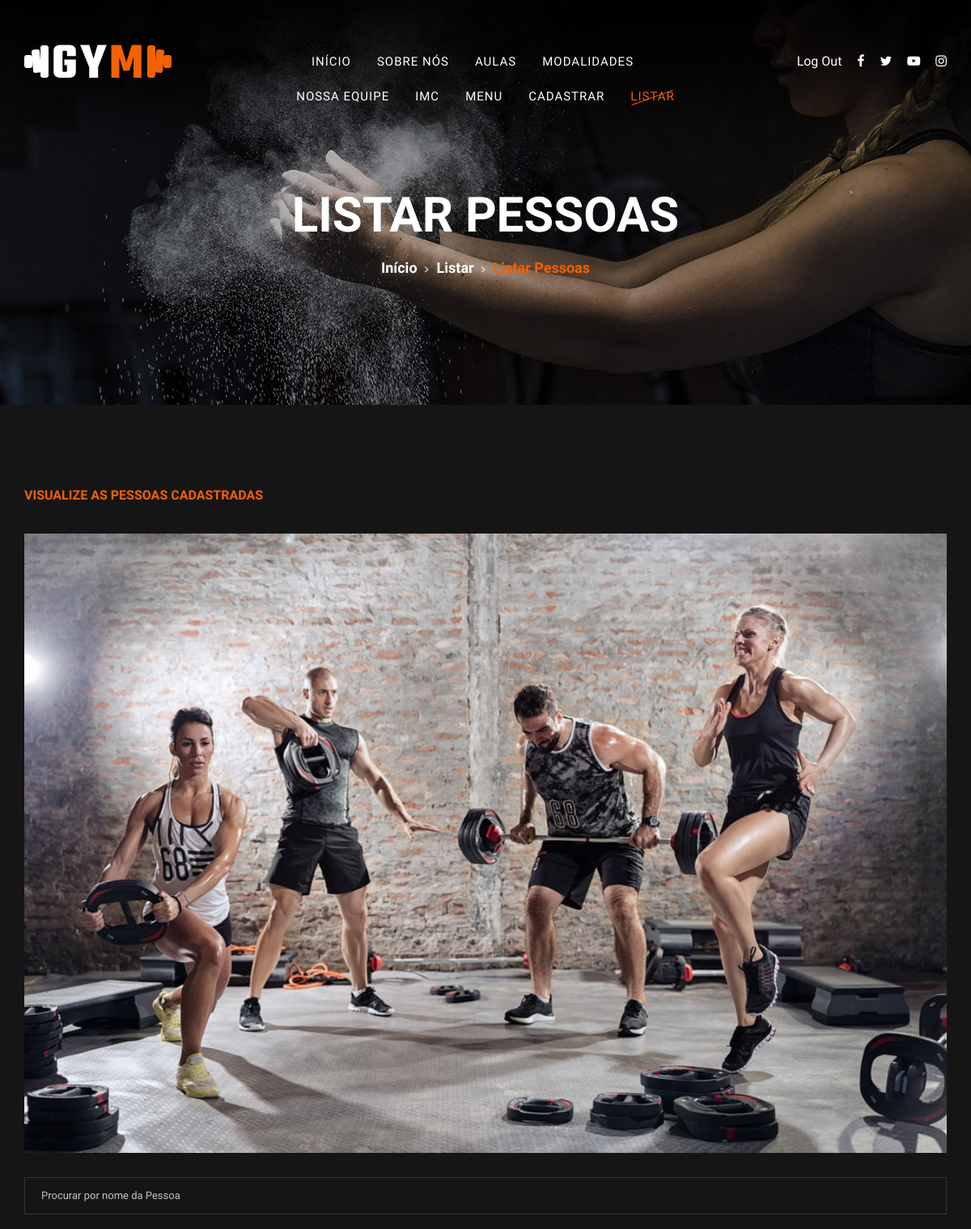
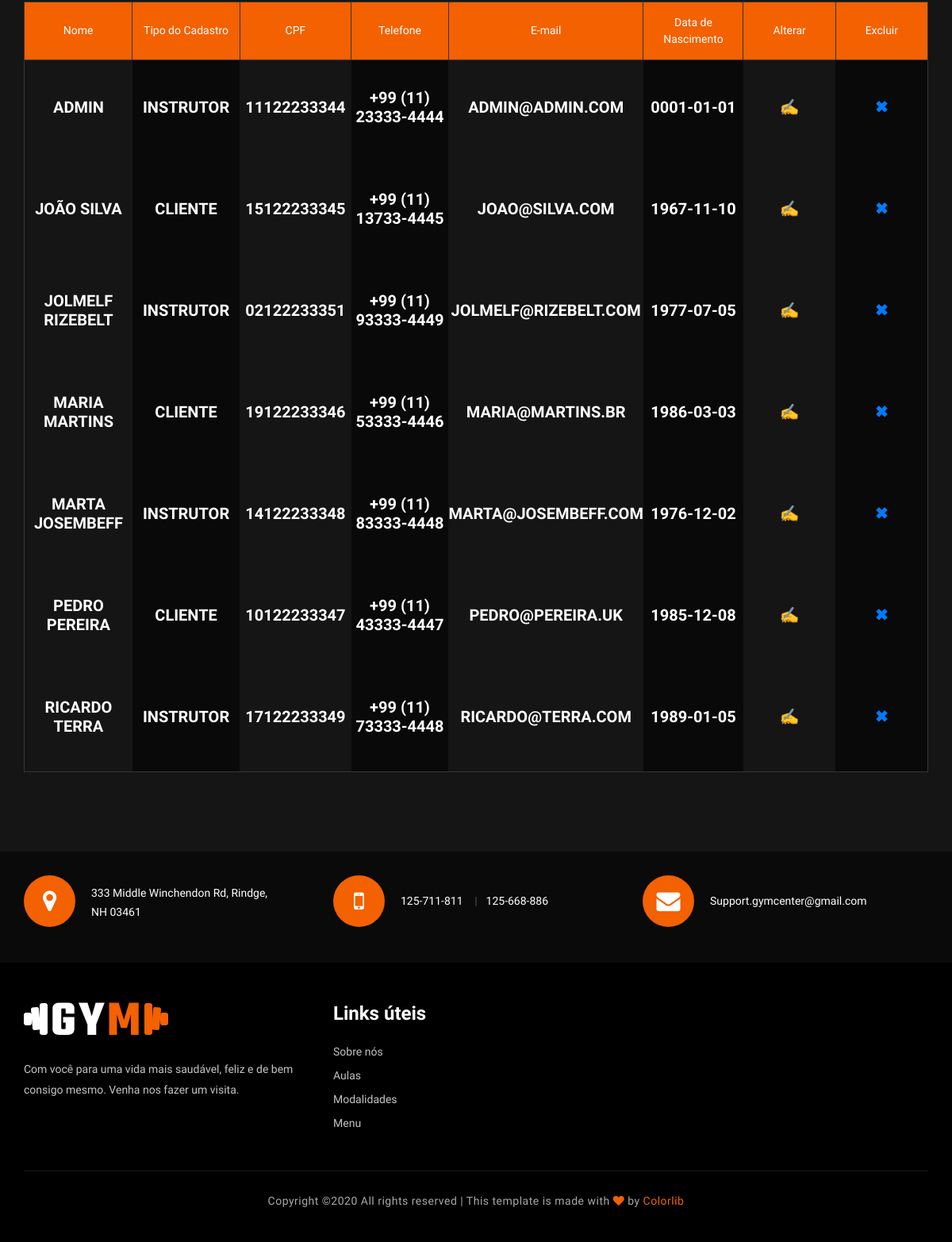
Page /Visualizacao/listarpessoas.php (signed in) on the committed database (2 pictures, top to bottom).
### tables this page shows
CREATE TABLE IF NOT EXISTS `pessoa` (
  `idPessoa` INT(4) NOT NULL AUTO_INCREMENT,
  `CPF` CHAR(11) NOT NULL,
  `Nome` VARCHAR(45) NOT NULL,
  `Telefone` CHAR(19) NOT NULL COMMENT '+99 (99) 99999-9999',
  `E_MAIL` VARCHAR(45) NOT NULL,
  `Data_nascimento` DATE NOT NULL,
  `Senha` VARCHAR(45) NOT NULL,
  `Tipo_cargo` ENUM('C', 'I') NOT NULL,
  PRIMARY KEY (`idPessoa`),
  UNIQUE INDEX `CPF_UNIQUE` (`CPF` ASC));

### Controle/PessoaDAO.php (the view, shortened to what this page needs)
<?php
	class PessoaDAO{
		public function listarPessoas($conexao){
			$sql = 'SELECT * FROM Pessoa ORDER BY Nome ASC';
			$tabela = mysqli_query($conexao,$sql) or die(mysqli_error($conexao));
			$mensagem = "'Tem certeza que deseja excluir esta Pessoa?'";
			while($linha = mysqli_fetch_row($tabela)){
				if($linha[7]=='C'){
					$cargo = 'Cliente';
				}else{
					$cargo = 'Instrutor';
				}
				echo '<tr>
						<td class="hover-dp ts-meta"><h5>'.htmlentities($linha[2]).'</h5></td>
						<td class="dark-bg hover-dp ts-meta"><h5>'.$cargo.'</h5></td>
						<td class="hover-dp ts-meta"><h5>'.htmlentities($linha[1]).'</h5></td>
						<td class="dark-bg hover-dp ts-meta"><h5>'.htmlentities($linha[3]).'</h5></td>
						<td class="hover-dp ts-meta"><h5>'.htmlentities($linha[4]).'</h5></td>
						<td class="dark-bg hover-dp ts-meta"><h5>'.htmlentities($linha[5]).'</h5></td>
						<td class="hover-dp ts-meta"><h5><center><a id="alterarPessoaCOD" href="alterarpessoa.php?codigo='.$linha[0].'"><b>&#9997;</b></a></h5></td>
						<td class="dark-bg hover-dp ts-meta"><h5><center><a  id="excluirPessoaCOD" href="../Controle/phpExcluirPessoa.php?codigo='.$linha[0].'" onclick="return confirm('.$mensagem.')"><b>&#10006;</b></a></h5></td>
					</tr>';
			}
		}
		public function implementaRodape(){
			if (!isset($_SESSION['login'])) {
				echo '<li><a href="../Visualizacao/entrar.php">Login</a></li>';
			}
			else {
				echo '<li><a href="../Visualizacao/menu.php">Menu</a></li>';
			}
		}
		public function implementaMenu($pagina){
			if ($pagina == 'inicio') {
				echo '<li class="active"><a href="../Visualizacao/index.php">Início</a></li>';
			}
			else {
				echo '<li><a href="../Visualizacao/index.php">Início</a></li>';
			}
			if ($pagina == 'sobre') {
				echo '<li class="active"><a href="../Visualizacao/about-us.php">Sobre nós</a></li>';
			}
			else {
				echo '<li><a href="../Visualizacao/about-us.php">Sobre nós</a></li>';
			}
			if ($pagina == 'aulas') {
				echo '<li class="active"><a href="../Visualizacao/aulas.php">Aulas</a></li>';
			}
			else {
				echo '<li><a href="../Visualizacao/aulas.php">Aulas</a></li>';
			}
			if ($pagina == 'modalidades') {
				echo '<li class="active"><a href="../Visualizacao/modalidades.php">Modalidades</a></li>';
			}
			else {
				echo '<li><a href="../Visualizacao/modalidades.php">Modalidades</a></li>';
			}
			if ($pagina == 'equipe') {
				echo '<li class="active"><a href="../Visualizacao/team.php">Nossa equipe</a></li>';
			}
			else {
				echo '<li><a href="../Visualizacao/team.php">Nossa equipe</a></li>';
			}
			if ($pagina == 'imc') {
				echo '<li class="active"><a href="../Visualizacao/imc.php">IMC</a></li>';
			}
			else {
				echo '<li><a href="../Visualizacao/imc.php">IMC</a></li>';
			}
			if (!(isset($_SESSION['login'])) && $pagina == 'login') {
				echo '<li class="active"><a href="../Visualizacao/entrar.php">Login</a></li>';
			}
			else if (!(isset($_SESSION['login'])) && $pagina != 'login') {
				echo '<li><a href="../Visualizacao/entrar.php">Login</a></li>';
			}
			else if (isset($_SESSION['login']) && $pagina == 'menu') {
				echo '<li class="active"><a href="../Visualizacao/menu.php">Menu</a></li>';
			}
			else if (isset($_SESSION['login']) && $pagina != 'menu') {
				echo '<li><a href="../Visualizacao/menu.php">Menu</a></li>';
			}
			if(isset($_SESSION['cargo']) && $_SESSION['cargo'] == 'instrutor') {
				if ($pagina == 'cadastrar'){
					echo '<li class="active"><a href="../Visualizacao/cadastrar.php">Cadastrar</a>';
				}
				else {
					echo '<li><a href="../Visualizacao/cadastrar.php">Cadastrar</a>';
				}
				echo '<ul class="dropdown">
						<li><a href="../Visualizacao/cadastrarpessoa.php">Pessoa</a></li>
						<li><a href="../Visualizacao/cadastrartreino.php">Treino</a></li>
						<li><a href="../Visualizacao/cadastrarequipamento.php">Equipamento</a></li>
						<li><a href="../Visualizacao/cadastrarplano.php">Plano</a></li>
						</ul>
					</li>';
				if($pagina == 'listar'){
					echo '<li class="active"><a href="../Visualizacao/listar.php">Listar</a>';
				}
				else {
					echo '<li><a href="../Visualizacao/listar.php">Listar</a>';
				}
				echo '<ul class="dropdown">
						<li><a href="../Visualizacao/listarpessoas.php">Pessoas</a></li>
							<li><a href="../Visualizacao/listartreinos.php">Treinos</a></li>
							<li><a href="../Visualizacao/listarequipamentos.php">Equipamentos</a></li>
							<li><a href="../Visualizacao/listarplanos.php">Planos</a></li>
						</ul>
					</li>';
			}
		}
	public function implementaFuncionalidadesUsuario($conexao){
		$mensagem = '';
			if((isset($_SESSION['login'])) && ($_SESSION['cargo'] == 'aluno')){
				$mensagem = '
						<div class="col-lg-12">
							<div class="section-title contact-title">
								<span>Bem-Vindo(a) aluno(a), '.$_SESSION['login'].'!</span>
								<h2>Encontre, aqui, tudo que precisa!</h2>
							</div>
								<div class="container">
									<div class="row">
										<div class="col-lg-12">
											<div class="table-controls">
												<ul>
													<li class="active" data-tsfilter="all">TREINOS</li>
													<li data-tsfilter="a">TREINO A</li>
													<li data-tsfilter="b">TREINO B</li>
													<li data-tsfilter="c">TREINO C</li>
												</ul>
											</div>
										</div>
									</div>
									<div class="row">
									  <div class="col-lg-12">
										<div class="box">
                							<div class="box-linha">
												<div class="box-celula">
													<div class="class-timetable">
														<table>
															<thead>
																<tr>
																	<th>Instrutor</th>
																	<th colspan="2">Treino A</th>
																</tr>
															</thead>
															<tbody>';
																$sql = "SELECT T.Cliente_Pessoa_idPessoa, T.Funcionario_Pessoa_idPessoa, P.idPessoa, P.nome, T.Equipamento_idEquipamento, E.idEquipamento,
																E.nome, T.Tipo_treino, T.Serie, T.Repeticoes, T.Peso FROM Treino AS T, Equipamento E, Pessoa AS P WHERE T.Equipamento_idEquipamento = E.idEquipamento AND
																T.Funcionario_Pessoa_idPessoa = P.idPessoa AND	T.Cliente_Pessoa_idPessoa = ".$_SESSION['codigo']." ORDER BY CASE WHEN T.Tipo_treino = 'A' THEN 'B' ELSE 'C' END";
																$tabela = mysqli_query($conexao, $sql) or die(mysqli_error($conexao));
																while ($linha = mysqli_fetch_row($tabela)) {
																	if($linha[7] == 'A'){
																		$mensagem.= '<tr>
																						<td class="class-time">'.$linha[3].'</td>
																						<td colspan = "2"class="dark-bg hover-bg ts-meta" data-tsmeta="a">
																							<h5>'.$linha[6].'</h5>
																							<span>S&eacute;rie: <b>'.$linha[8].'</b> <br> Repeti&ccedil;&otilde;es: <b>'.$linha[9].'</b> <br> Peso: <b>'.$linha[10].'Kg</b></span>
																						</td>
																					</tr>';
																	}
																}
																$mensagem.='
															</tbody>
														</table>
													</div>
												</div>
												<div class="box-celula">
													<div class="class-timetable">
														<table>
															<thead>
																<tr>
																	<th>Instrutor</th>
																	<th colspan="2">Treino B</th>
																</tr>
															</thead>
															<tbody>';
																$sql = "SELECT T.Cliente_Pessoa_idPessoa, T.Funcionario_Pessoa_idPessoa, P.idPessoa, P.nome, T.Equipamento_idEquipamento, E.idEquipamento,
																E.nome, T.Tipo_treino, T.Serie, T.Repeticoes, T.Peso FROM Treino AS T, Equipamento E, Pessoa AS P WHERE T.Equipamento_idEquipamento = E.idEquipamento AND
																T.Funcionario_Pessoa_idPessoa = P.idPessoa AND	T.Cliente_Pessoa_idPessoa = ".$_SESSION['codigo']." ORDER BY CASE WHEN T.Tipo_treino = 'A' THEN 'B' ELSE 'C' END";
																$tabela = mysqli_query($conexao, $sql) or die(mysqli_error($conexao));
																while ($linha = mysqli_fetch_row($tabela)) {
																	if($linha[7] == 'B'){
																		$mensagem.= '<tr>
																						<td class="class-time">'.$linha[3].'</td>
																						<td colspan = "2"class="dark-bg hover-bg ts-meta" data-tsmeta="b">
																							<h5>'.$linha[6].'</h5>
																							<span>S&eacute;rie: <b>'.$linha[8].'</b> <br> Repeti&ccedil;&otilde;es: <b>'.$linha[9].'</b> <br> Peso: <b>'.$linha[10].'Kg</b></span>
																						</td>
																					</tr>';
																	}
																}
																$mensagem.='
															</tbody>
														</table>
													</div>
												</div>
												<div class="box-celula">
													<div class="class-timetable">
														<table>
															<thead>
																<tr>
																	<th>Instrutor</th>
																	<th colspan="2">Treino C</th>
																</tr>
															</thead>
															<tbody>';
																$sql = "SELECT T.Cliente_Pessoa_idPessoa, T.Funcionario_Pessoa_idPessoa, P.idPessoa, P.nome, T.Equipamento_idEquipamento, E.idEquipamento,
																E.nome, T.Tipo_treino, T.Serie, T.Repeticoes, T.Peso FROM Treino AS T, Equipamento E, Pessoa AS P WHERE T.Equipamento_idEquipamento = E.idEquipamento AND
																T.Funcionario_Pessoa_idPessoa = P.idPessoa AND	T.Cliente_Pessoa_idPessoa = ".$_SESSION['codigo']." ORDER BY CASE WHEN T.Tipo_treino = 'A' THEN 'B' ELSE 'C' END";
																$tabela = mysqli_query($conexao, $sql) or die(mysqli_error($conexao));
																while ($linha = mysqli_fetch_row($tabela)) {
																	if($linha[7] == 'C'){
																		$mensagem.= '<tr>
																						<td class="class-time">'.$linha[3].'</td>
																						<td colspan = "2"class="dark-bg hover-bg ts-meta" data-tsmeta="c">
																							<h5>'.$linha[6].'</h5>
																							<span>S&eacute;rie: <b>'.$linha[8].'</b> <br> Repeti&ccedil;&otilde;es: <b>'.$linha[9].'</b> <br> Peso: <b>'.$linha[10].'Kg</b></span>
																						</td>
																					</tr>';
																	}
																}
																$mensagem.='
															</tbody>
														</table>
													</div>
												</div>
											</div>
										</div>
									</div>
				';
			}else{
				$mensagem = '
							<div class="col-lg-6">
								<div class="section-title contact-title">
									<span>Bem-Vindo(a) instrutor(a), '.$_SESSION['login'].'!</span>
									<h2>Encontre, aqui, tudo que precisa!</h2>
								</div>
								<div class="contact-widget">
										<div class="cw-text">
											<a href="../Visualizacao/cadastrartreino.php"><i class="fa fa-calendar"></i>
											<p>Cadastrar Treino</p></a>
										</div>
										<div class="cw-text">
											<a id="cadastrarpessoa" href="../Visualizacao/cadastrarpessoa.php"><i class="fa fa-user-plus"></i>
											<p>Cadastrar Pessoa</p></a>
										</div>
										<div class="cw-text">
											<a href="../Visualizacao/cadastrarequipamento.php"><i class="fa fa-cogs"></i>
											<p>Cadastrar Equipamento</p></a>
										</div>
										<div class="cw-text">
											<a href="../Visualizacao/cadastrarplano.php"><i class="fa fa-tag"></i></i>
											<p>Cadastrar Plano</p></a>
										</div>
									</div>
								</div>
								<div class="col-lg-6">
									<div class="contact-widget">
										<br><br><br><br>
										<div class="cw-text">
											<a href="../Visualizacao/listartreinos.php"><i class="fa fa-calendar"></i>
											<p>Listar Treinos</p></a>
										</div>
										<div class="cw-text">
											<a href="../Visualizacao/listarpessoas.php" id="listarPessoas"><i class="fa fa-user-plus"></i>
											<p>Listar Pessoas</p></a>
										</div>
										<div class="cw-text">
											<a href="../Visualizacao/listarequipamentos.php"><i class="fa fa-cogs"></i>
											<p>Listar Equipamentos</p></a>
										</div>
										<div class="cw-text">
											<a href="../Visualizacao/listarplanos.php"><i class="fa fa-tag"></i></i>
											<p>Listar Planos</p></a>
										</div>
									</div>
									</div>
								</div>
							</div>
						</div>
					</div>
					</div>
				';
			}
			echo $mensagem;
	}}
?>

### css/barfiller.css (style rules this page uses)
body { font-family: Arial; }

### css/style.css (style rules this page uses)
html, body { height: 100%; font-family: "Muli", sans-serif; -webkit-font-smoothing: antialiased; font-smoothing: antialiased; }
h1, h2, h3, h4, h5, h6 { margin: 0; color: #111111; font-weight: 400; font-family: "Oswald", sans-serif; }
h5 { font-size: 18px; }
.nav-menu ul li { list-style: none; display: inline-block; margin-right: 32px; position: relative; z-index: 1; }
.nav-menu ul li:last-child { margin-right: 0; }
.nav-menu ul li.active>a { color: #f36100; }
.nav-menu ul li.active>a:after { opacity: 1; }
.nav-menu ul li a { color: #ffffff; display: block; font-size: 15px; font-weight: 500; text-transform: uppercase; letter-spacing: 1px; font-family: "Oswald", sans-serif; padding: 10px 0px; position: relative; -webkit-transition: all 0.3s; -o-transition: all 0.3s; transition: all 0.3s; }
.nav-menu ul li a:after { position: absolute; left: 0; top: 22px; height: 1px; width: 100%; background: #f36100; content: ""; -webkit-transform: rotate(-20deg); -ms-transform: rotate(-20deg); transform: rotate(-20deg); opacity: 0; -webkit-transition: all 0.3s; -o-transition: all 0.3s; transition: all 0.3s; }
.fs-widget ul li { list-style: none; }
.fs-widget ul li a { font-size: 14px; color: #c4c4c4; line-height: 30px; }
.class-timetable .ts-meta h5, .class-timetable .ts-meta span { -webkit-transition: all 0.4s; -o-transition: all 0.4s; transition: all 0.4s; }
.class-timetable table tbody tr td { width: 146px; padding: 35px 0; }
.class-timetable table tbody tr td.dark-bg { background: #090909; }
.class-timetable table tbody tr td h5 { color: #ffffff; font-weight: 600; text-transform: uppercase; margin-bottom: 10px; }
.leave-comment h5 { font-size: 20px; color: #ffffff; font-weight: 500; text-transform: uppercase; margin-bottom: 40px; }

### rows in the picture
pessoa: Nome "ADMIN", Tipo_cargo "INSTRUTOR", CPF "11122233344", Telefone "+99 (11) 23333-4444", E_MAIL "ADMIN@ADMIN.COM", Data_nascimento "0001-01-01"
pessoa: Nome "JOÃO SILVA", Tipo_cargo "CLIENTE", CPF "15122233345", Telefone "+99 (11) 13733-4445", E_MAIL "JOAO@SILVA.COM", Data_nascimento "1967-11-10"
pessoa: Nome "JOLMELF RIZEBELT", Tipo_cargo "INSTRUTOR", CPF "02122233351", Telefone "+99 (11) 93333-4449", E_MAIL "JOLMELF@RIZEBELT.COM", Data_nascimento "1977-07-05"
pessoa: Nome "MARIA MARTINS", Tipo_cargo "CLIENTE", CPF "19122233346", Telefone "+99 (11) 53333-4446", E_MAIL "MARIA@MARTINS.BR", Data_nascimento "1986-03-03"
pessoa: Nome "MARTA JOSEMBEFF", Tipo_cargo "INSTRUTOR", CPF "14122233348", Telefone "+99 (11) 83333-4448", E_MAIL "MARTA@JOSEMBEFF.COM", Data_nascimento "1976-12-02"
pessoa: Nome "PEDRO PEREIRA", Tipo_cargo "CLIENTE", CPF "10122233347", Telefone "+99 (11) 43333-4447", E_MAIL "PEDRO@PEREIRA.UK", Data_nascimento "1985-12-08"
pessoa: Nome "RICARDO TERRA", Tipo_cargo "INSTRUTOR", CPF "17122233349", Telefone "+99 (11) 73333-4448", E_MAIL "RICARDO@TERRA.COM", Data_nascimento "1989-01-05"
